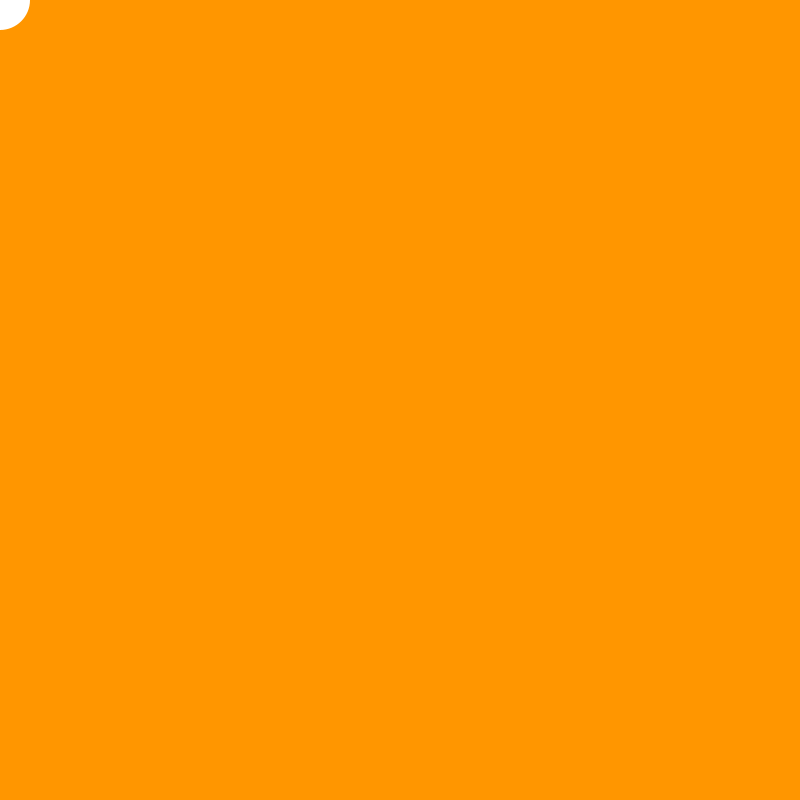
Frame 1 (no input)
Frame 60 (the mouse pressed at the canvas centre just before this capture): identical to frame 1, image omitted
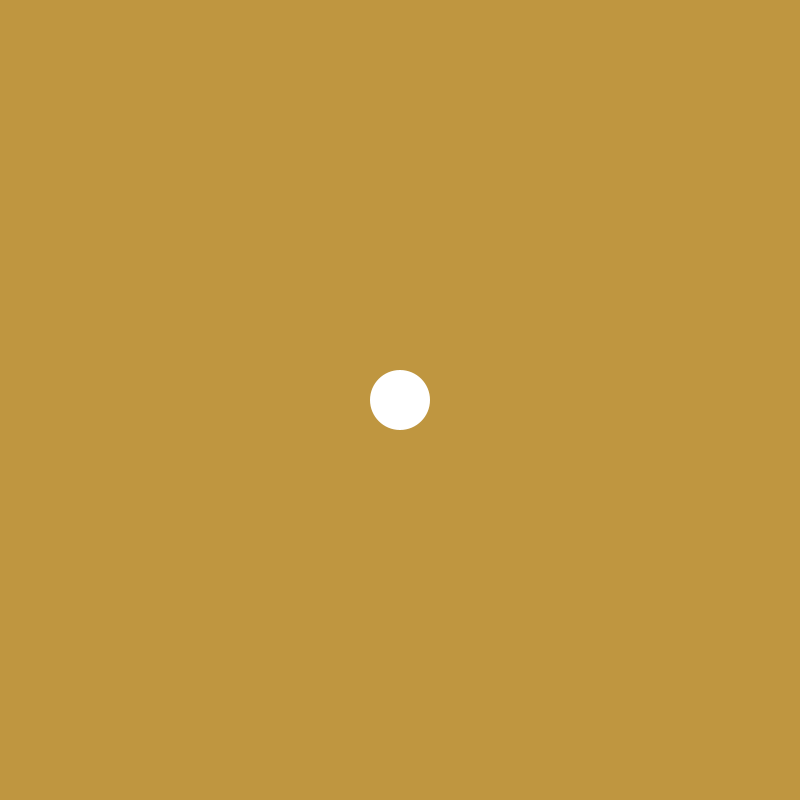
Frame 120 (the mouse held since frame 60 and released just before this capture)

The Processing sketch that drew these frames (run headless with seeded random() and noise(); from frame 60 on, the mouse is pressed at the canvas centre):

// Processing sketch: MouseInput
// ── MouseInput.pde

/*
MOUSE INPUT
Jeff Thompson | 2017 | jeffreythompson.org

While the keyboard can provide varied, detailed input,
the mouse is much more expressive and immediate. There
are lots of things we could do with mouse input, but
this basic example uses the built-in mouseX/Y variables
to draw a circle onscreen, and to change the background
color.

CHALLENGES:
1. Can you use push/popMatrix() to draw objects at the
   mouse's coordinates? Can you make them rotate around
   the mouse when clicked?

*/

void setup() {
  size(800, 800);
  noCursor();        // turn off normal cursor
                     // see also the cursor() command for other options
}


void draw() {
  
  // a bit fancier than the ellipse() code below
  // change the background color from orange to blue
  // based on the mouse position
  color c1 = color(255,150,0);
  color c2 = color(0,150,255);
  float pos = map(mouseX*mouseY, 0,width*height, 0,1); 
  background( lerpColor(c1,c2, pos) );
 
  // draw a white circle in the mouse's position
  fill(255);
  noStroke();
  ellipse(mouseX,mouseY, 60,60);
}


// can also capture different mouse events: click,
// release, and drag (clicked and moving)
// these are useful for turning on and off boolean
// flags in your code, and for different kinds of
// interaction in your sketch
void mousePressed() {
  println("click");
}

void mouseReleased() {
  println("released");
}

void mouseDragged() {
  println("- dragging...");
}
